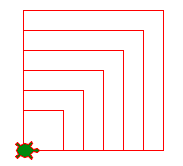

This figure's Python source:
# nested loops
import turtle

for a in range(40, 160, 20):
    for i in range(4):
        turtle.forward(a)
        turtle.left(90)

turtle.done()
